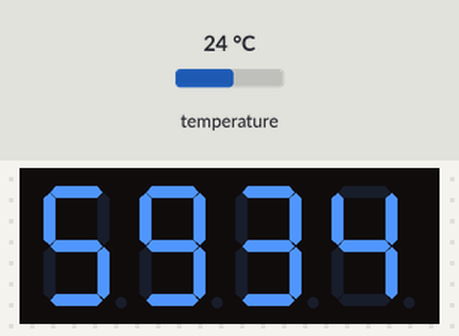
The sketch below on a simulated Arduino Uno, built with avr-gcc and run on an emulated ATmega328P. Shown: 4-digit seven-segment display. The inputs (shaded band) are chosen by the test bench; at power-on: temperature 24 °C.

Above: at 4.8 s.
At 17.9 s:
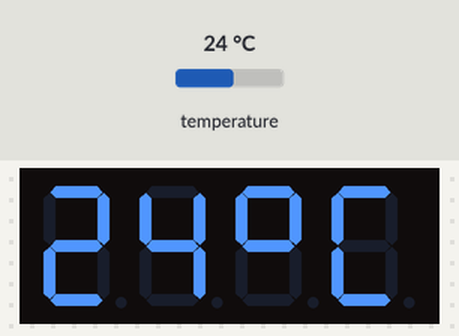
18.0 s: temperature set to 12 °C
At 29.6 s:
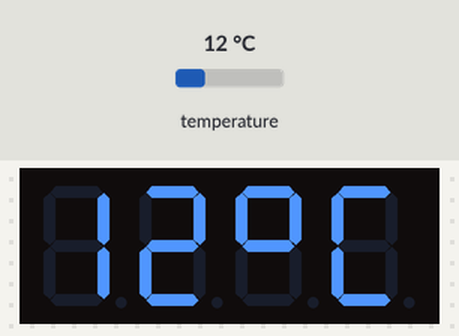
30.8 s: temperature set to 19 °C
At 40.5 s:
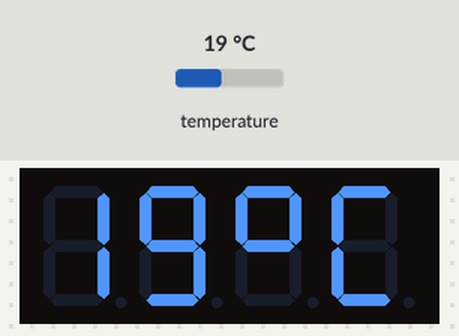
43.6 s: temperature set to 28 °C
At 51.4 s:
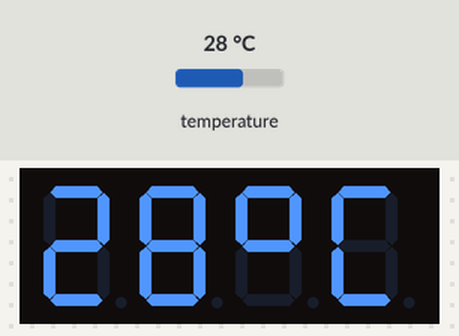

The sketch:

14g_TM1637_zegarek_temperatura.ino
```cpp
#include <TM1637Display.h>
#include <OneWire.h>
#include <DallasTemperature.h>
#define CLK 2
#define DIO 3
OneWire czujnik(4); //Termometr - pin 4
DallasTemperature sensors(&czujnik);
TM1637Display display(CLK, DIO);
void setup() {
  sensors.begin(); //Inicjalizacja czujnika
  //Ustawienie jasności wyświetlacza
  display.setBrightness(0x0A);
  //Wyczyszczenie wyświetlacza
  display.clear();
}
byte stopnieC[]={
  SEG_A|SEG_B|SEG_F|SEG_G,
  SEG_A|SEG_D|SEG_E|SEG_F
  };
byte godzina = 23;
byte minuta = 59;
byte sekunda = 30;

void loop() {
  display.showNumberDecEx(minuta*100+sekunda, 0x40, true, 4, 0);
  delay(500);
  display.showNumberDecEx(minuta*100+sekunda, 0, true, 4, 0);
  delay(500);
  sekunda++;
  if (sekunda == 60){
    minuta++;
    sekunda=0;
  }
  if (minuta == 60){
    godzina++;
    minuta=0;
  }
  if (godzina == 24){
    godzina=0;
  }
  if (sekunda%10==5){
    sensors.requestTemperatures(); //Pobranie temperatury
    //Wyświetlenie temperatury
    display.showNumberDec(sensors.getTempCByIndex(0),false,2,0);
    //Wyświetlenie napisu oC
    display.setSegments(stopnieC,2,2);
    delay(2000);
    sekunda++;
    sekunda++;
  }
}
```

Measured:
- what the display in image 0 shows lasts 1.3 s, from 4.7 s to 6.0 s
- what the display in image 2 shows lasts 2.0 s, from 28.3 s to 30.3 s
